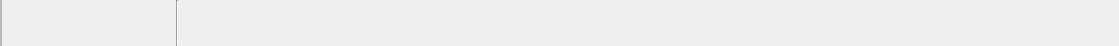
         <widget class="QWidget" name="scrollAreaWidgetContents_3">
          <property name="geometry">
           <rect>
            <x>0</x>
            <y>0</y>
            <width>1119</width>
            <height>46</height>
           </rect>
          </property>
          <layout class="QHBoxLayout" name="horizontalLayout_2">
           <property name="spacing">
            <number>0</number>
           </property>
           <property name="leftMargin">
            <number>0</number>
           </property>
           <property name="topMargin">
            <number>0</number>
           </property>
           <property name="rightMargin">
            <number>0</number>
           </property>
           <property name="bottomMargin">
            <number>0</number>
           </property>
           <item>
            <widget class="QFrame" name="text_generator_header_tools">
             <property name="frameShape">
              <enum>QFrame::StyledPanel</enum>
             </property>
             <property name="frameShadow">
              <enum>QFrame::Raised</enum>
             </property>
             <layout class="QHBoxLayout" name="horizontalLayout_5">
              <property name="leftMargin">
               <number>0</number>
              </property>
              <property name="topMargin">
               <number>0</number>
              </property>
              <property name="rightMargin">
               <number>0</number>
              </property>
              <property name="bottomMargin">
               <number>0</number>
              </property>
             </layout>
            </widget>
           </item>
           <item>
            <widget class="QFrame" name="image_generator_header_tools">
             <property name="frameShape">
              <enum>QFrame::NoFrame</enum>
             </property>
             <property name="frameShadow">
              <enum>QFrame::Sunken</enum>
             </property>
             <layout class="QHBoxLayout" name="horizontalLayout_4">
              <property name="spacing">
               <number>0</number>
              </property>
              <property name="leftMargin">
               <number>0</number>
              </property>
              <property name="topMargin">
               <number>0</number>
              </property>
              <property name="rightMargin">
               <number>0</number>
              </property>
              <property name="bottomMargin">
               <number>0</number>
              </property>
              <item>
               <widget class="QWidget" name="image_generator_header_tool_buttons" native="true">
                <layout class="QHBoxLayout" name="horizontalLayout_3">
                 <property name="spacing">
                  <number>6</number>
                 </property>
                 <property name="leftMargin">
                  <number>6</number>
                 </property>
                 <property name="topMargin">
                  <number>0</number>
                 </property>
                 <property name="rightMargin">
                  <number>6</number>
                 </property>
                 <property name="bottomMargin">
                  <number>0</number>
                 </property>
                 <item>
                  <widget class="QPushButton" name="file_new_button">
                   <property name="minimumSize">
                    <size>
                     <width>36</width>
                     <height>36</height>
                    </size>
                   </property>
                   <property name="maximumSize">
                    <size>
                     <width>36</width>
                     <height>36</height>
                    </size>
                   </property>
                   <property name="cursor">
                    <cursorShape>PointingHandCursor</cursorShape>
                   </property>
                   <property name="toolTip">
                    <string>New</string>
                   </property>
                   <property name="text">
                    <string/>
                   </property>
                   <property name="icon">
                    <iconset theme="document-new">
                     <normaloff>../../../../../../../../../../../../../../.designer/backup</normaloff>../../../../../../../../../../../../../../.designer/backup</iconset>
                   </property>
                   <property name="iconSize">
                    <size>
                     <width>24</width>
                     <height>24</height>
                    </size>
                   </property>
                   <property name="flat">
                    <bool>true</bool>
                   </property>
                  </widget>
                 </item>
                 <item>
                  <widget class="QPushButton" name="open_button">
                   <property name="minimumSize">
                    <size>
                     <width>36</width>
                     <height>36</height>
                    </size>
                   </property>
                   <property name="maximumSize">
                    <size>
                     <width>36</width>
                     <height>36</height>
                    </size>
                   </property>
                   <property name="cursor">
                    <cursorShape>PointingHandCursor</cursorShape>
                   </property>
                   <property name="toolTip">
                    <string>Open</string>
                   </property>
                   <property name="text">
                    <string/>
                   </property>
                   <property name="icon">
                    <iconset theme="document-open">
                     <normaloff>../../../../../../../../../../../../../../src/icons/034-folder.png</normaloff>../../../../../../../../../../../../../../src/icons/034-folder.png</iconset>
                   </property>
                   <property name="iconSize">
                    <size>
                     <width>24</width>
                     <height>24</height>
                    </size>
                   </property>
                   <property name="flat">
                    <bool>true</bool>
                   </property>
                  </widget>
                 </item>
                 <item>
                  <widget class="QPushButton" name="save_button">
                   <property name="minimumSize">
                    <size>
                     <width>36</width>
                     <height>36</height>
                    </size>
                   </property>
                   <property name="maximumSize">
                    <size>
                     <width>36</width>
                     <height>36</height>
                    </size>
                   </property>
                   <property name="cursor">
                    <cursorShape>PointingHandCursor</cursorShape>
                   </property>
                   <property name="toolTip">
                    <string>Save</string>
                   </property>
                   <property name="text">
                    <string/>
                   </property>
                   <property name="icon">
                    <iconset theme="document-save">
                     <normaloff>../../../../../../../../../../../../../../src/icons/033-diskette.png</normaloff>../../../../../../../../../../../../../../src/icons/033-diskette.png</iconset>
                   </property>
                   <property name="iconSize">
                    <size>
                     <width>24</width>
                     <height>24</height>
                    </size>
                   </property>
                   <property name="flat">
                    <bool>true</bool>
                   </property>
                  </widget>
                 </item>
                 <item>
                  <widget class="QPushButton" name="export_button">
                   <property name="minimumSize">
                    <size>
                     <width>36</width>
                     <height>36</height>
                    </size>
                   </property>
                   <property name="maximumSize">
                    <size>
                     <width>36</width>
                     <height>36</height>
                    </size>
                   </property>
                   <property name="cursor">
                    <cursorShape>PointingHandCursor</cursorShape>
                   </property>
                   <property name="toolTip">
                    <string>Export Image</string>
                   </property>
                   <property name="text">
                    <string/>
                   </property>
                   <property name="icon">
                    <iconset theme="document-send">
                     <normaloff>../../../../../../../../../../../../../../src/icons/export.png</normaloff>../../../../../../../../../../../../../../src/icons/export.png</iconset>
                   </property>
                   <property name="iconSize">
                    <size>
                     <width>24</width>
                     <height>24</height>
                    </size>
                   </property>
                   <property name="flat">
                    <bool>true</bool>
                   </property>
                  </widget>
                 </item>
                 <item>
                  <widget class="Line" name="line_2">
                   <property name="orientation">
                    <enum>Qt::Vertical</enum>
                   </property>
                  </widget>
                 </item>
                 <item>
                  <widget class="QPushButton" name="undo_button">
                   <property name="sizePolicy">
                    <sizepolicy hsizetype="Expanding" vsizetype="Expanding">
                     <horstretch>0</horstretch>
                     <verstretch>0</verstretch>
                    </sizepolicy>
                   </property>
                   <property name="minimumSize">
                    <size>
                     <width>36</width>
                     <height>36</height>
                    </size>
                   </property>
                   <property name="maximumSize">
                    <size>
                     <width>36</width>
                     <height>36</height>
                    </size>
                   </property>
                   <property name="cursor">
                    <cursorShape>PointingHandCursor</cursorShape>
                   </property>
                   <property name="toolTip">
                    <string>Undo</string>
                   </property>
                   <property name="styleSheet">
                    <string notr="true">border-color: rgb(61, 56, 70);</string>
                   </property>
                   <property name="text">
                    <string/>
                   </property>
                   <property name="icon">
                    <iconset theme="edit-undo">
                     <normaloff>../../../../../../../../../../../../../../.designer/backup</normaloff>../../../../../../../../../../../../../../.designer/backup</iconset>
                   </property>
                   <property name="iconSize">
                    <size>
                     <width>24</width>
                     <height>24</height>
                    </size>
                   </property>
                   <property name="flat">
                    <bool>true</bool>
                   </property>
                  </widget>
                 </item>
                 <item>
                  <widget class="QPushButton" name="redo_button">
                   <property name="sizePolicy">
                    <sizepolicy hsizetype="Expanding" vsizetype="Expanding">
                     <horstretch>0</horstretch>
                     <verstretch>0</verstretch>
                    </sizepolicy>
                   </property>
                   <property name="minimumSize">
                    <size>
                     <width>36</width>
                     <height>36</height>
                    </size>
                   </property>
                   <property name="maximumSize">
                    <size>
                     <width>36</width>
                     <height>36</height>
                    </size>
                   </property>
                   <property name="cursor">
                    <cursorShape>PointingHandCursor</cursorShape>
                   </property>
                   <property name="toolTip">
                    <string>Redo</string>
                   </property>
                   <property name="styleSheet">
                    <string notr="true">border-color: rgb(61, 56, 70);</string>
                   </property>
                   <property name="text">
                    <string/>
                   </property>
                   <property name="icon">
                    <iconset theme="edit-redo">
                     <normaloff>../../../../../../../../../../../../../../src/icons/008-redo.png</normaloff>../../../../../../../../../../../../../../src/icons/008-redo.png</iconset>
                   </property>
                   <property name="iconSize">
                    <size>
                     <width>24</width>
                     <height>24</height>
                    </size>
                   </property>
                   <property name="flat">
                    <bool>true</bool>
                   </property>
                  </widget>
                 </item>
                 <item>
                  <spacer name="horizontalSpacer">
                   <property name="orientation">
                    <enum>Qt::Horizontal</enum>
                   </property>
                   <property name="sizeHint" stdset="0">
                    <size>
                     <width>40</width>
                     <height>20</height>
                    </size>
                   </property>
                  </spacer>
                 </item>
                </layout>
               </widget>
              </item>
             </layout>
            </widget>
           </item>
          </layout>
         </widget>
